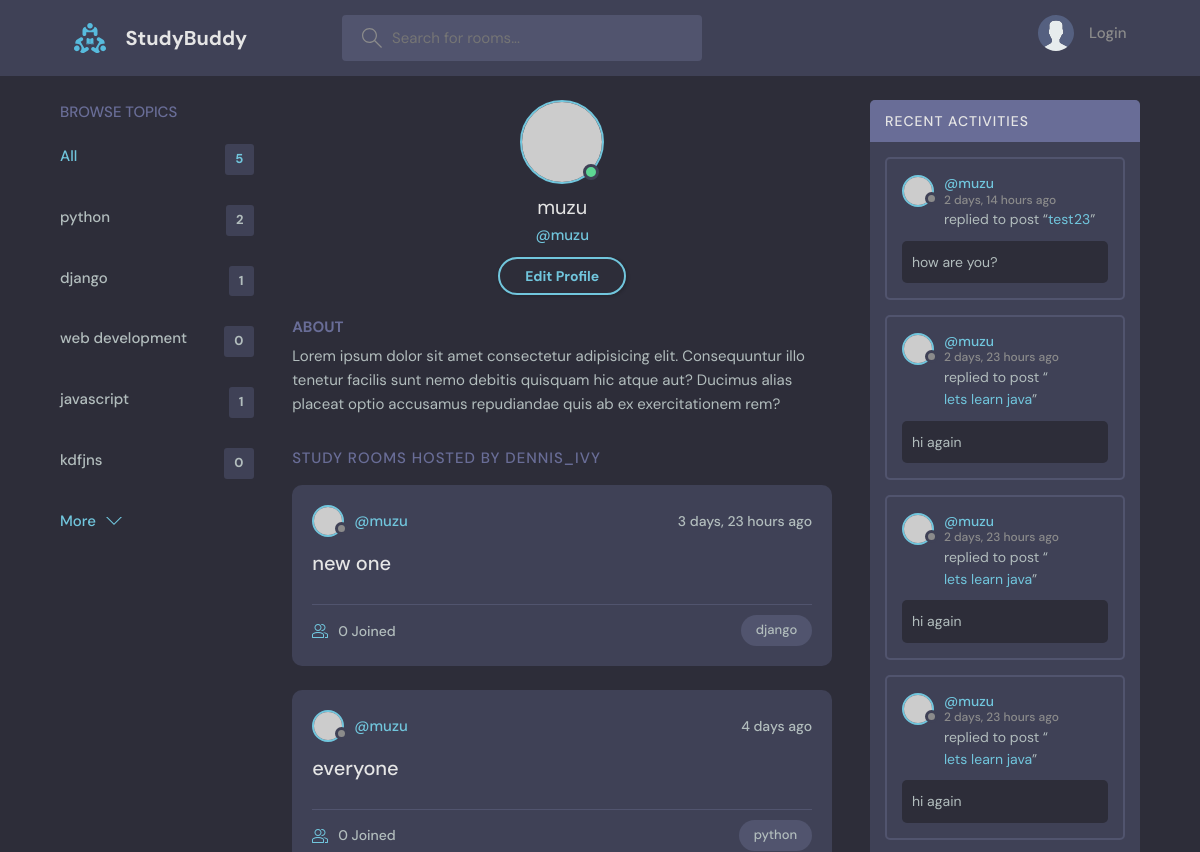
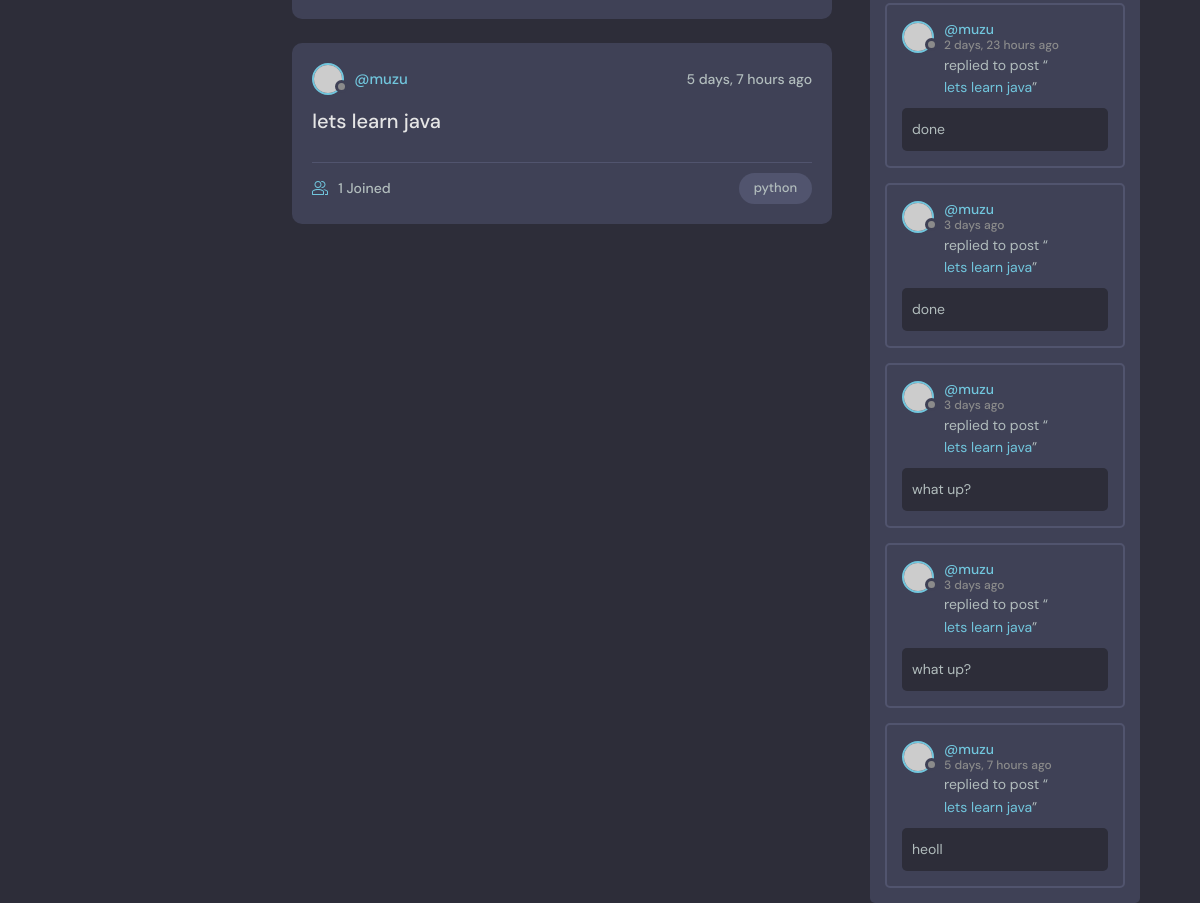
Page /profile/1/ on the committed database (2 pictures, top to bottom).
### base/models.py (models this page shows, shortened)
class Topic(models.Model):
    name = models.CharField(max_length=200)

class Room(models.Model):
    host = models.ForeignKey(User, on_delete=models.SET_NULL, null=True)
    topic = models.ForeignKey(Topic, on_delete=models.SET_NULL, null=True)
    name = models.CharField(max_length=200)
    description = models.TextField(null=True,blank=True)
    participants = models.ManyToManyField(User,related_name='participants',blank=True)
    updated = models.DateTimeField(auto_now=True)
    created = models.DateTimeField(auto_now_add=True)
    class Meta:
        ordering = ['-updated', '-created'] # order of the posted field
    def __str__(self):
        return self.name

class Message(models.Model): # this class is store message of users
    user = models.ForeignKey(User, on_delete=models.CASCADE)
    room = models.ForeignKey(Room, on_delete=models.CASCADE) # it can be set SET_NULL (it will set null and data remain in server) value instead of CASCADE (delete everything from the server)
    body = models.TextField()
    updated = models.DateTimeField(auto_now=True)
    created = models.DateTimeField(auto_now_add=True)
    class Meta:
        ordering = ['-updated', '-created'] # order of the posted field

### base/views.py (the view)
# urls.py: path('profile/<str:pk>/',views.userProfile,name='user-profile'),
def userProfile(request, pk):
    user = User.objects.get(id=pk)
    rooms = user.room_set.all()
    room_messages = user.message_set.all()
    topics = Topic.objects.all()
    context = {'user':user, 'rooms':rooms ,'room_messages':room_messages,'topics':topics}
    return render(request,'base/profile.html',context)

### base/templates/base/profile.html
{% extends 'main.html' %}
{% block content %}
  <main class="profile-page layout layout--3">
    <div class="container">
      {% include 'base/topic_component.html' %}
      <div class="roomList">
        <div class="profile">
          <div class="profile__avatar">
            <div class="avatar avatar--large active">
              <img src="https://randomuser.me/api/portraits/men/11.jpg" />
            </div>
          </div>
          <div class="profile__info">
            <h3>{{user.username}}</h3>
            <p>@{{user.username}}</p>
            <a href="edit-user.html" class="btn btn--main btn--pill">Edit Profile</a>
          </div>
          <div class="profile__about">
            <h3>About</h3>
            <p>
              Lorem ipsum dolor sit amet consectetur adipisicing elit. Consequuntur illo tenetur
              facilis sunt nemo debitis quisquam hic atque aut? Ducimus alias placeat optio
              accusamus repudiandae quis ab ex exercitationem rem?
            </p>
          </div>
        </div>
        <div class="roomList__header">
          <div>
            <h2>Study Rooms Hosted by dennis_ivy</a>
            </h2>
          </div>
        </div>
        {% include 'base/feed_component.html' %}
      </div>
      {% include 'base/activity_component.html' %}
    </div>
  </main>
{% endblock content %}

### base/templates/base/topic_component.html
<div class="topics">
    <div class="topics__header">
        <h2>Browse Topics</h2>
    </div>
    <ul class="topics__list">
        <li>
            <a href="{% url 'home' %}" class="active">All <span>{{topics.count}}</span></a>
        </li>
        {% for topic in topics %}
        <li>
            <a href="{% url 'home' %}?q={{topic.name}}">{{topic.name}} <span>{{topic.room_set.all.count}}</span></a>
        </li>
        {% endfor %}
    </ul>
    <a class="btn btn--link" href="topics.html">
        More
        <svg version="1.1" xmlns="http://www.w3.org/2000/svg" width="32" height="32" viewBox="0 0 32 32">
            <title>chevron-down</title>
            <path d="M16 21l-13-13h-3l16 16 16-16h-3l-13 13z"></path>
        </svg>
    </a>
</div>

### base/templates/base/feed_component.html (shortened to what this page needs)
{% for room in rooms %}
<div class="roomListRoom">
  <div class="roomListRoom__header">
    <a href="{% url 'user-profile' room.host.id %}" class="roomListRoom__author">
      <div class="avatar avatar--small">
        <img src="https://randomuser.me/api/portraits/women/11.jpg" />
      </div>
      <span>@{{room.host.username}}</span>
    </a>
    <div class="roomListRoom__actions">
      <span>{{ room.created|timesince }} ago</span>
    </div>
  </div>
  <div class="roomListRoom__content">
    <a href="{% url 'room' room.id %}">{{room.name}}</a>
  </div>
  <div class="roomListRoom__meta">
    <a href="{% url 'room' room.id %}" class="roomListRoom__joined">
      {{room.participants.all.count}} Joined
    </a>
    <p class="roomListRoom__topic">{{room.topic.name}}</p>
  </div>
</div>
{% endfor %}

### base/templates/base/activity_component.html (shortened to what this page needs)
<div class="activities">
  <div class="activities__header">
    <h2>Recent Activities</h2>
  </div>
  {% for message in room_messages %}
  <div class="activities__box">
    <div class="activities__boxHeader roomListRoom__header">
      <a href="{% url 'user-profile' message.user.id %}" class="roomListRoom__author">
        <div class="avatar avatar--small">
          <img src="https://randomuser.me/api/portraits/women/11.jpg" />
        </div>
        <p>
          @{{message.user}}
          <span>{{message.created|timesince}} ago</span>
        </p>
      </a>
    </div>
    <div class="activities__boxContent">
      <p>replied to post “<a href="{% url 'room' message.room.id %}">{{message.room}}</a>”</p>
      <div class="activities__boxRoomContent">
       {{message.body}}
      </div>
    </div>
  </div>
  {% endfor %}
</div>

### rows in the picture
Topic: name "python", room_set.all.count "2"
Topic: name "django", room_set.all.count "1"
Topic: name "web development", room_set.all.count "0"
Topic: name "javascript", room_set.all.count "1"
Topic: name "kdfjns", room_set.all.count "0"
Room: host.username "muzu", created "3 days, 23 hours", name "new one", participants.all.count "0", topic.name "django"
Room: host.username "muzu", created "4 days", name "everyone", participants.all.count "0", topic.name "python"
Room: host.username "muzu", created "5 days, 7 hours", name "lets learn java", participants.all.count "1", topic.name "python"
Message: user "muzu", created "2 days, 14 hours", room "test23", body "how are you?"
Message: user "muzu", created "2 days, 23 hours", room "lets learn java", body "hi again"
Message: user "muzu", created "2 days, 23 hours", room "lets learn java", body "hi again"
Message: user "muzu", created "2 days, 23 hours", room "lets learn java", body "hi again"
Message: user "muzu", created "2 days, 23 hours", room "lets learn java", body "done"
Message: user "muzu", created "3 days", room "lets learn java", body "done"
Message: user "muzu", created "3 days", room "lets learn java", body "what up?"
Message: user "muzu", created "3 days", room "lets learn java", body "what up?"
Message: user "muzu", created "5 days, 7 hours", room "lets learn java", body "heoll"

### other values in the picture
{{ topics.count }} "5"
{{ user.username }} "muzu"
